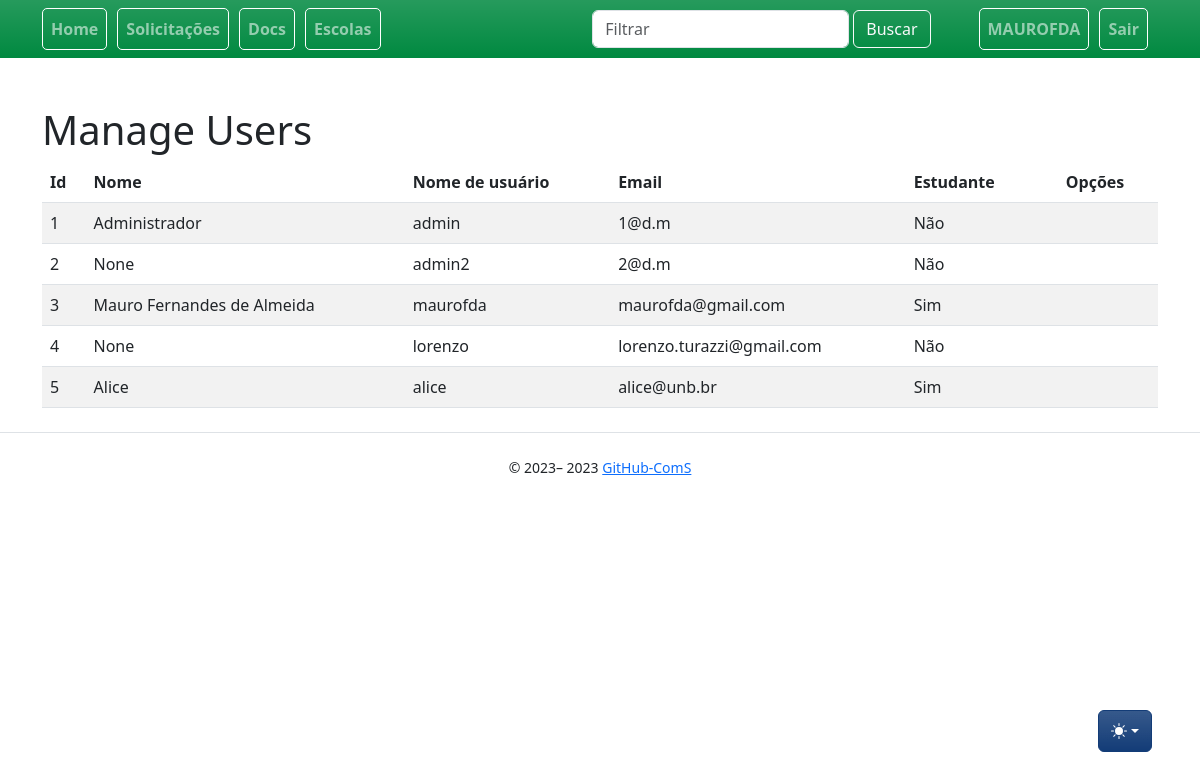
Screenshot of /users/ (signed in) with the database file from the repository.
### app/models/user.py (models this page shows, shortened)
class User(UserMixin, db.Model):
    __tablename__ = "user"
    id = db.Column(db.Integer, primary_key=True)
    name = db.Column(db.String, nullable=True)
    username = db.Column(db.String(80), unique=True, nullable=False)
    email = db.Column(db.String(120), unique=True, nullable=False)
    pwd = db.Column(db.String(300), nullable=False)
    is_student = db.Column(db.BOOLEAN)

### app/controllers/users_controllers.py (the view)
@bp.route("/", methods=["GET", "POST"])
def index():
    users = User.query.all()
    return render_template(_j.index, entities=users, **properties)

### app/auth/loaders.py (called while the page is built)
@login_manager.user_loader
def load_user(user_id):
    return User.query.get(int(user_id))

### app/templates/users/index.jinja2 (shortened to what this page needs)
{% extends "base.jinja2" %}
{% from 'bootstrap5/utils.html' import render_icon %}
{% from 'macros/component_confirm_modal.jinja2' import confirmModalMacro, confirmModalScript %}
{% block head %}
{{ super() }}
{% endblock %}
{% block content %}
<div class="table-wrapper">
    <div class="table-title">
        <div class="row">
            <div class="col-sm-6">
                <h1>Manage {{title}}</h1>
            </div>
            <div class="col-sm-6">
            </div>
        </div>
    </div>
    <table class="table table-striped table-hover">
        <thead>
            <tr>
                <th>Id</th>
                <th>Nome</th>
                <th>Nome de usuário</th>
                <th>Email</th>
                <th>Estudante</th>
                <th></th>
                <th>Opções</th>
            </tr>
        </thead>
        <tbody>
            {% for entity in entities %}
            <tr>
                {% for field in list_fields %}
                    {% if field == 'is_student' %}
                        {% if entity[field] == True %}
                            <td>Sim</td>
                        {% else %}
                            <td>Não</td>
                        {% endif %}
                    {% else %}
                    <td>{{ entity[field] }}</td>
                    {% endif %}
                {% endfor %}
                    <td>
                    <a class="btn" href="{{ url_for('users.edit', id=entity.id) }}" data-toggle="tooltip"
                        data-placement="top" title="Tooltip on top"></a>
                    <a  href="#" class="btn clickForActionToConfirm" entity-id="{{entity.id}}" data-bs-toggle="modal"
                        data-bs-target="#modalConfirm" data-entity-reference="{{entity.username}}"
                        data-action="{{url_for('users.delete', id=entity.id)}}" data-action-text="delete" title="deletar">
                    </a>
                </td>
            </tr>
            {% endfor %}
        </tbody>
    </table>
</div>
{% endblock %}

### app/templates/base.jinja2 (shortened to what this page needs)
{% from 'bootstrap5/utils.html' import render_messages %}
{% from 'bootstrap5/form.html' import render_form %}
{% from 'bootstrap5/nav.html' import render_nav_item, render_breadcrumb_item %}
<!doctype html>
<html lang="pt-BR" data-bs-theme="auto">
  <head>
    {% block head %}
    {% block styles %}
    {{ bootstrap.load_css() }}
    <link href="/static/css/bootstrap.min.css" rel="stylesheet" type="text/css">
    {% endblock %}
    {% endblock %}
  </head>
  <body >
    <nav style="background:#008940;" class="navbar navbar-dark navbar-expand-lg mb-5 fs-6 fw-semibold mobile-toggler bg-gradient" >
      <div class="container" >
        <div class="collapse navbar-collapse text-white nav-pills" id="navbarSupportedContent">
          <ul class="navbar-nav mr-auto">
            <div class="nav_bar_box" >
              {{ render_nav_item('main.index', 'Home') }}
            </div>
            {% if current_user.is_authenticated %}
            <div class="nav_bar_box">
              {{ render_nav_item('solicitations.index', 'Solicitações') }}
            </div>
            <div class="nav_bar_box">
              {{ render_nav_item ('auth.upload', 'Docs') }}
            </div>
            <div class="nav_bar_box">
              {{ render_nav_item('schools.index', 'Escolas') }}
            </div>
          </ul>
        </div>
        <div>
          <ul class="navbar-nav collapse navbar-collapse mr-auto " id="navbarSupportedContent">
            <form class="d-flex" role="search">
              <input class="form-control form-control me-1 bg-221259 container-fluid" type="search"
                placeholder="Filtrar" aria-label="Search" id="filter">
              <button class="btn btn-outline-light me-5" type="submit">Buscar</button>
            </form>
          </ul>
        </div>
        <div>
          <ul class="navbar-nav collapse navbar-collapse me-0" id="navbarSupportedContent">
            <div class="nav_bar_box ms-0">
              {{ render_nav_item('auth.profile', (current_user.username|upper)) }}
            </div>
            <div class="nav_bar_box ml-2">
              {{ render_nav_item('auth.logout', 'Sair') }}
            </div>
            {% elif not current_user.is_authenticated %}
            <div class="nav_bar_box">
              {{ render_nav_item('auth.login', 'Entrar') }}
            </div>
            {% endif %}
          </ul>
        </div>
      </div>
    </nav>
    <div class="dropdown position-fixed bottom-0 end-0 mb-5 me-5 bd-mode-toggle">
      <button class="btn btn-bd-primary py-2 dropdown-toggle d-flex align-items-center bg-gradient" id="bd-theme"
        type="button" title="Toggle theme" aria-expanded="false" data-bs-toggle="dropdown"
        aria-label="Toggle theme(auto)">
        <svg class="bi my-1 theme-icon-active" width="1em" height="1em" title="color mode">
          <use href="#circle-half"></use>
        </svg>
      </button>
    </div>
    <main class="container">
      {% block content %}
      {% endblock %}
    </main>
    <footer class="text-center">
      {% block footer %}
      <div class="d-flex flex-column flex-sm-row justify-content-center py-4 my-4 border-top">
        <small> &copy; 2023–
          <script>document.write(new Date().getFullYear())</script> <a
            href="https://github.com/mauro-fernandes/ComS-rottenpotatoes">GitHub-ComS</a>
        </small>
      </div>
      {% endblock %}
    </footer>
  </body>
</html>

### app/templates/base.jinja2 (style rules this page uses)
.nav_bar_box { background-color: transparent; color: #ffffff; padding: 0px; border-radius: 5px; border: 1px solid #ffffff; width: auto; height: 2.6rem; margin-right: 10px; }
.bi { vertical-align: -.125em; fill: currentColor; }
.btn-bd-primary { --bd-violet-bg: hsl(215, 73%, 27%); --bd-violet-rgb: 112.520718, 44.062154, 249.437846; --bs-btn-font-weight: 600; --bs-btn-color: var(--bs-white); --bs-btn-bg: var(--bd-violet-bg); --bs-btn-border-color: var(--bd-violet-bg); --bs-btn-hover-color: var(--bs-white); --bs-btn-hover-bg: hsl(215, 85%, 37%); --bs-btn-hover-border-color: hsl(215, 75%, 52%); --bs-btn-focus-shadow-rgb: var(--bd-violet-rgb); --bs-btn-active-color: var(--bs-btn-hover-color); --bs-btn-active-bg: hsl(215, 70%, 46%); --bs-btn-active-border-color: hsl(234, 70%, 46%); }
.bd-mode-toggle { z-index: 1500; }

### rows the page displays
User: username "MAUROFDA", id "3" "Mauro Fernandes de Almeida" "maurofda" "maurofda@gmail.com", is_student "Sim"
User: id "1" "Administrador" "admin" "1@d.m", is_student "Não"
User: id "2" "None" "admin2" "2@d.m", is_student "Não"
User: id "4" "None" "lorenzo" "lorenzo.turazzi@gmail.com"
User: id "5" "Alice" "alice" "alice@unb.br", is_student "Sim"

### other values shown
{{ render_nav_item('main.index', 'Home') }} "Home"
{{ render_nav_item('solicitations.index', 'Solicitações') }} "Solicitações"
{{ render_nav_item ('auth.upload', 'Docs') }} "Docs"
{{ render_nav_item('schools.index', 'Escolas') }} "Escolas"
{{ render_nav_item('auth.logout', 'Sair') }} "Sair"
{{ title }} "Users"
